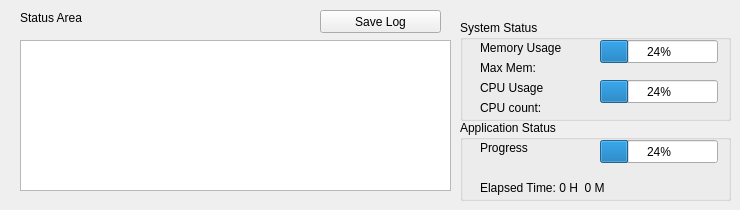
        <widget class="QWidget" name="tabWidgetFilesWorkspacesPage1">
         <attribute name="title">
          <string>Status</string>
         </attribute>
         <widget class="QLabel" name="labelStatus">
          <property name="geometry">
           <rect>
            <x>20</x>
            <y>10</y>
            <width>151</width>
            <height>16</height>
           </rect>
          </property>
          <property name="text">
           <string>Status Area</string>
          </property>
         </widget>
         <widget class="QTextEdit" name="StatusText">
          <property name="geometry">
           <rect>
            <x>20</x>
            <y>40</y>
            <width>431</width>
            <height>151</height>
           </rect>
          </property>
          <property name="readOnly">
           <bool>true</bool>
          </property>
         </widget>
         <widget class="QGroupBox" name="groupBox_6">
          <property name="geometry">
           <rect>
            <x>460</x>
            <y>120</y>
            <width>271</width>
            <height>81</height>
           </rect>
          </property>
          <property name="font">
           <font>
            <underline>false</underline>
           </font>
          </property>
          <property name="title">
           <string>Application Status</string>
          </property>
          <widget class="QProgressBar" name="progressBarStatusProgress">
           <property name="geometry">
            <rect>
             <x>140</x>
             <y>20</y>
             <width>118</width>
             <height>23</height>
            </rect>
           </property>
           <property name="value">
            <number>24</number>
           </property>
          </widget>
          <widget class="QLabel" name="label_103">
           <property name="geometry">
            <rect>
             <x>20</x>
             <y>20</y>
             <width>111</width>
             <height>16</height>
            </rect>
           </property>
           <property name="text">
            <string>Progress</string>
           </property>
          </widget>
          <widget class="QLabel" name="labelElapsedTime">
           <property name="geometry">
            <rect>
             <x>20</x>
             <y>60</y>
             <width>231</width>
             <height>16</height>
            </rect>
           </property>
           <property name="text">
            <string>Elapsed Time: 0 H  0 M</string>
           </property>
          </widget>
         </widget>
         <widget class="QGroupBox" name="groupBox_5">
          <property name="geometry">
           <rect>
            <x>460</x>
            <y>20</y>
            <width>271</width>
            <height>101</height>
           </rect>
          </property>
          <property name="font">
           <font>
            <weight>50</weight>
            <bold>false</bold>
            <underline>false</underline>
           </font>
          </property>
          <property name="title">
           <string>System Status</string>
          </property>
          <widget class="QProgressBar" name="progressBarStatusMemory">
           <property name="geometry">
            <rect>
             <x>140</x>
             <y>20</y>
             <width>118</width>
             <height>23</height>
            </rect>
           </property>
           <property name="value">
            <number>24</number>
           </property>
          </widget>
          <widget class="QProgressBar" name="progressBarStatusCPU">
           <property name="geometry">
            <rect>
             <x>140</x>
             <y>60</y>
             <width>118</width>
             <height>23</height>
            </rect>
           </property>
           <property name="value">
            <number>24</number>
           </property>
          </widget>
          <widget class="QLabel" name="label_101">
           <property name="geometry">
            <rect>
             <x>20</x>
             <y>20</y>
             <width>101</width>
             <height>16</height>
            </rect>
           </property>
           <property name="font">
            <font>
             <underline>false</underline>
            </font>
           </property>
           <property name="text">
            <string>Memory Usage</string>
           </property>
          </widget>
          <widget class="QLabel" name="label_102">
           <property name="geometry">
            <rect>
             <x>20</x>
             <y>60</y>
             <width>111</width>
             <height>16</height>
            </rect>
           </property>
           <property name="font">
            <font>
             <underline>false</underline>
            </font>
           </property>
           <property name="text">
            <string>CPU Usage</string>
           </property>
          </widget>
          <widget class="QLabel" name="labelMaxMem">
           <property name="geometry">
            <rect>
             <x>20</x>
             <y>40</y>
             <width>91</width>
             <height>16</height>
            </rect>
           </property>
           <property name="text">
            <string>Max Mem:</string>
           </property>
          </widget>
          <widget class="QLabel" name="labelCPUCount">
           <property name="geometry">
            <rect>
             <x>20</x>
             <y>80</y>
             <width>91</width>
             <height>16</height>
            </rect>
           </property>
           <property name="text">
            <string>CPU count:</string>
           </property>
          </widget>
         </widget>
         <widget class="QPushButton" name="pushButtonSaveLog">
          <property name="geometry">
           <rect>
            <x>320</x>
            <y>10</y>
            <width>121</width>
            <height>23</height>
           </rect>
          </property>
          <property name="text">
           <string>Save Log</string>
          </property>
         </widget>
        </widget>
